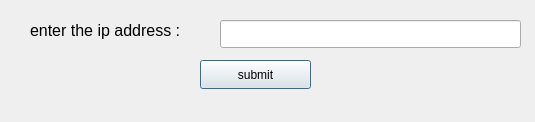
<?xml version="1.0" encoding="UTF-8"?>
<ui version="4.0">
 <class>GetIPpage</class>
 <widget class="QDialog" name="GetIPpage">
  <property name="geometry">
   <rect>
    <x>0</x>
    <y>0</y>
    <width>535</width>
    <height>122</height>
   </rect>
  </property>
  <property name="windowTitle">
   <string>Dialog</string>
  </property>
  <widget class="QLabel" name="lbl">
   <property name="geometry">
    <rect>
     <x>30</x>
     <y>10</y>
     <width>191</width>
     <height>41</height>
    </rect>
   </property>
   <property name="text">
    <string>&lt;html&gt;&lt;head/&gt;&lt;body&gt;&lt;p&gt;&lt;span style=&quot; font-size:12pt;&quot;&gt;enter the ip address :&lt;/span&gt;&lt;/p&gt;&lt;/body&gt;&lt;/html&gt;</string>
   </property>
  </widget>
  <widget class="QPushButton" name="submitBtn">
   <property name="geometry">
    <rect>
     <x>200</x>
     <y>60</y>
     <width>111</width>
     <height>29</height>
    </rect>
   </property>
   <property name="text">
    <string>submit</string>
   </property>
  </widget>
  <widget class="QLineEdit" name="ipInput">
   <property name="geometry">
    <rect>
     <x>220</x>
     <y>20</y>
     <width>301</width>
     <height>28</height>
    </rect>
   </property>
   <property name="inputMask">
    <string/>
   </property>
   <property name="text">
    <string/>
   </property>
  </widget>
 </widget>
 <resources/>
 <connections/>
</ui>
